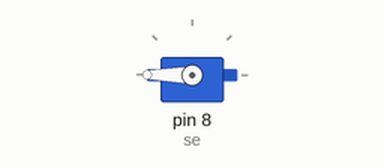
This sketch was run on a simulated Arduino Uno, built with avr-gcc and run on an emulated ATmega328P. Shown: servo.

Above: at 2.05 s.
Timing chart, 0 to 6.6 s (numbered marks = the images above):
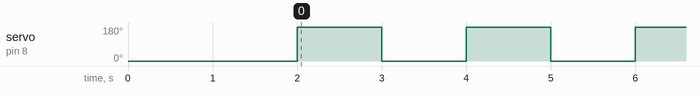

The sketch:

servo.ino
```cpp
#include<Servo.h>
Servo se;

void setup() {
se.attach(8);
se.write(0);
delay(2000);// put your setup code here, to run once:

}

void loop() {
se.write(180);
delay(1000);
   se.write(0);
delay(1000);
                                                             // put your main code here, to run repeatedly:

}
```

Measured:
- by itself, servo on pin 8 (se): alternates 180° for 1.0 s and 0° for 1.0 s
